Frame 1 (no input): blank canvas, image omitted
Frame 60 (no input): blank canvas, image omitted
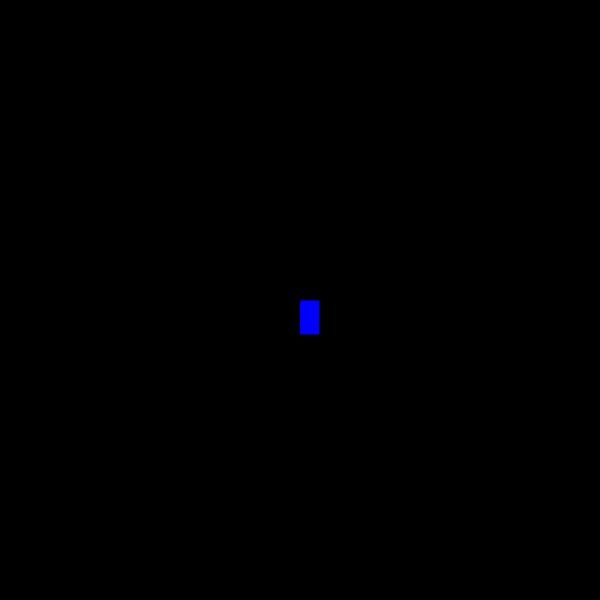
Frame 120 (the mouse pressed at the canvas centre since frame 60)

The p5.js sketch whose frames 1 and 60 were blank and that drew this single picture after the mouse press (run headless with seeded random() and noise() and a simulated clock; from frame 60 on, the mouse is pressed at the canvas centre):

// p5.js sketch
// ── sketch.js
function setup() {
    createCanvas(600, 600);
    background("black")
  }
  
  function draw() {
    stroke("black")
    fill("blue");
    
    if(mouseIsPressed){
      rect(mouseX, mouseY, 20, 35);
    }
    
  }
  
